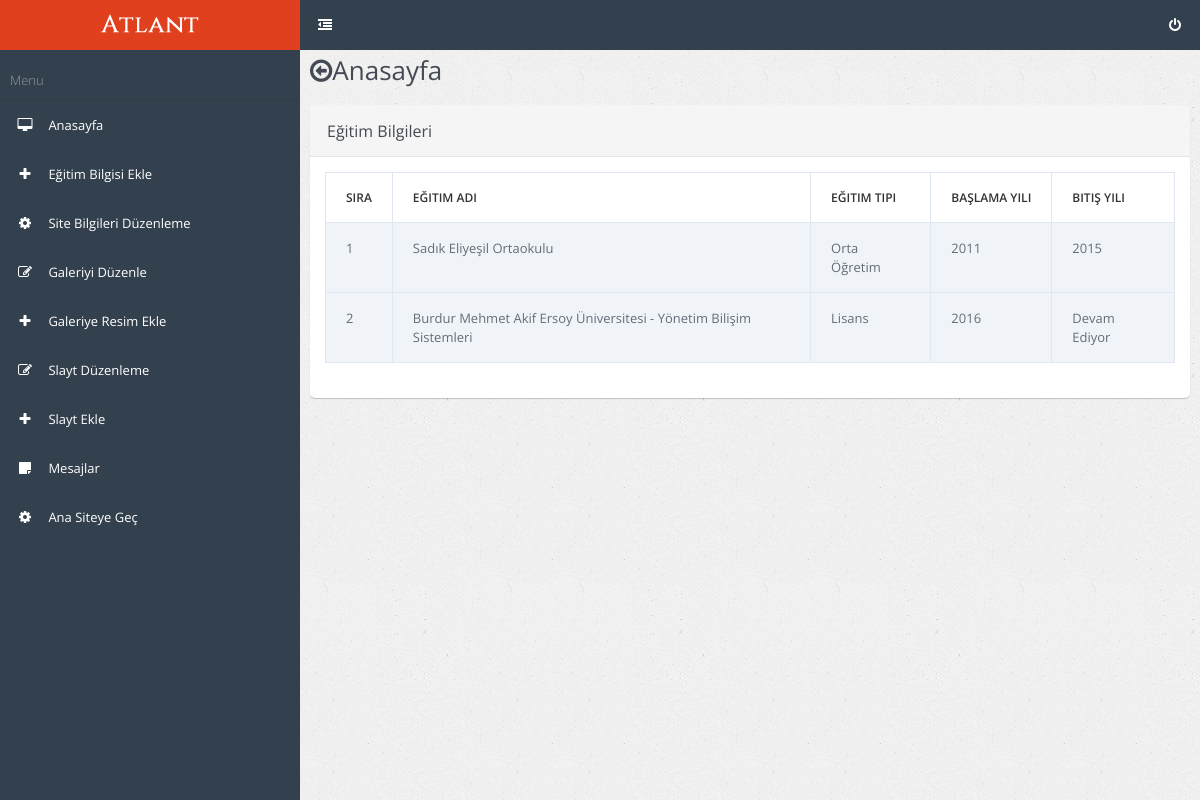
/yonetici/index.php (signed in), run on the app's committed database.
### tables this page shows
CREATE TABLE `egitim` (
  `id` tinyint(3) UNSIGNED NOT NULL,
  `adi` varchar(128) NOT NULL,
  `tipi` varchar(32) NOT NULL,
  `baslama` year(4) NOT NULL,
  `bitis` year(4) DEFAULT NULL
);

### yonetici/index.php (the view, shortened to what this page needs)
<?php require_once ("kutuphane/baglanti.php"); ?>
<?php
$sira=1;
$sorgu="SELECT * FROM egitim";
$sonuc=mysqli_query($baglanti,$sorgu);
while($satir=mysqli_fetch_array($sonuc)) {
	$egitimler[]=$satir;
}
?>
<?php require_once ("kutuphane/ust.php"); ?>
<div class="row">
    <div class="col-md-12">
        <div class="panel panel-default">
            <div class="panel-heading">
                <h3 class="panel-title">Eğitim Bilgileri</h3>
            </div>
            <div class="panel-body">
                <div class="table-responsive">
                    <table class="table table-bordered">
                        <thead>
                            <tr>
                                <th>Sıra</th>
                                <th>Eğitim Adı</th>
                                <th>Eğitim Tipi</th>
                                <th>Başlama Yılı</th>
                                <th>Bitiş Yılı</th>
                            </tr>
                        </thead>
                        <tbody>
                        	<?php foreach($egitimler as $egitim)  { ?>
                            <tr>
                                <td><?php echo $sira; ?></td>
                                <td><?php echo $egitim['adi']; ?></td>
                                <td><?php echo $egitim['tipi']; ?></td>
                                <td><?php echo $egitim['baslama']; ?></td>
                                <?php if(empty($egitim['bitis'])==false)  { ?>
                                <td><?php echo $egitim['bitis']; ?></td>
                                <?php } else { ?>
                               <td>Devam Ediyor</td>
                                <?php  } ?>
                            </tr>
                            <?php $sira++; } ?>
                        </tbody>
                    </table>
                </div>
            </div>
        </div>
	</div>
</div>
<?php require_once ("kutuphane/alt.php"); ?>

### data on the page
egitim: adi "Sadık Eliyeşil Ortaokulu", tipi "Orta Öğretim", baslama "2011", bitis "2015"
egitim: adi "Burdur Mehmet Akif Ersoy Üniversitesi - Yönetim Bilişim Sistemleri", tipi "Lisans", baslama "2016", shows "Devam Ediyor"
